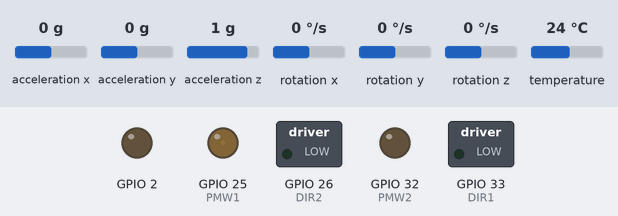
A sketch run on a simulated ESP32. Parts: switched loads named in the sketch (green lamp = pin HIGH), output pins drawn as LEDs (lit = HIGH). The test bench sets the inputs (shaded band); at power-on: rotation x 0 °/s, acceleration y 0 g, acceleration z 1 g, acceleration x 0 g, rotation y 0 °/s, rotation z 0 °/s, temperature 24 °C. What the sketch prints to the serial monitor is not drawn. At 19.8 s the program puts the board to deep sleep or switches it off; the recording ends there.

Above: at 11.4 s.
11.5 s: rotation x set to -54 °/s
At 12.6 s:
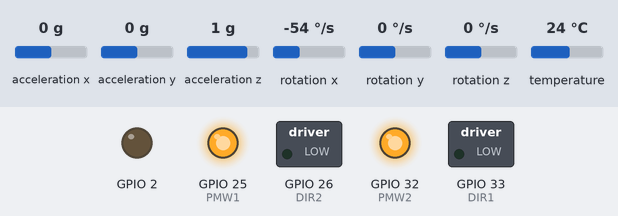
13.3 s: acceleration y set to 0.8 g
At 14.64 s:
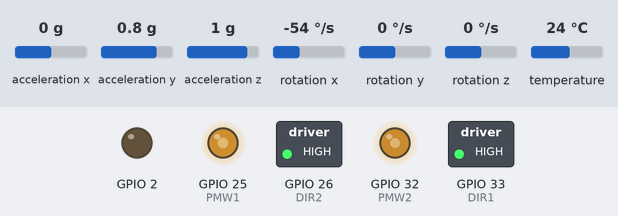
16.3 s: rotation x set to -100 °/s
At 16.79 s:
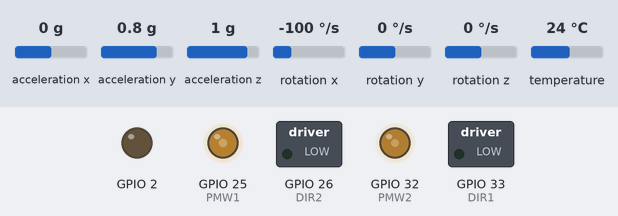
19.3 s: acceleration z set to -1.4 g
Timing chart, 0 to 19.8 s (numbered marks = the images above; inputs shaded):
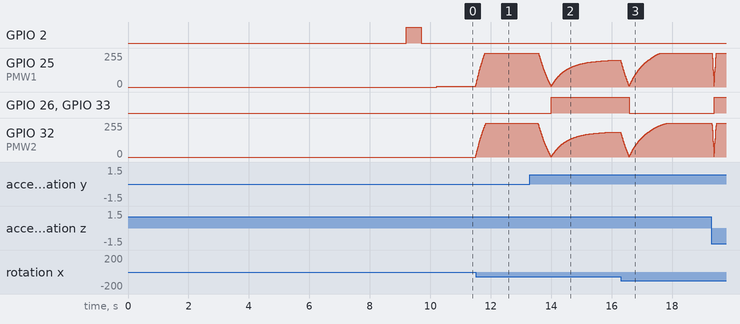

The sketch:

balance.ino
```cpp
#include <Wire.h>
#include <Adafruit_MPU6050.h>
#include <Adafruit_Sensor.h>
#include <ElegantOTA.h>
#include <WiFi.h>
#include <AsyncTCP.h>
#include <ESPAsyncWebServer.h>
#include <WebSerial.h>

//Please remember to change the Macros in this file
#include <secrets.h>
//Holy fuck turn the wifi off when setting to 250Hz i stg it burned my first esp32


//trying to not end it all

#define LOG_PRINTf(x)   \
    do {               \
        Serial.printf(x);    \
        WebSerial.printf(x); \
    } while (0)
#define LOG_PRINTLN(x) \
    do {               \
        Serial.println(x);    \
        WebSerial.println(x); \
    } while (0)
// ╔══════════════════════════════════════════════════════════╗
// ║                  Init Pins                               ║
// ╚══════════════════════════════════════════════════════════╝
#define SCL 22
#define SDA 21

// ╔══════════════════════════════════════════════════════════╗
// ║                  Motor Shit                              ║
// ╚══════════════════════════════════════════════════════════╝

#define FREQ 20000
#define PWMCHANNEL0 0
#define PWMCHANNEL1 1
#define RESOLUTION 8
#define DUTYCYCLE 220

#define DIR1 33
#define DIR2 26
#define PMW1 25
#define PMW2 32


Adafruit_MPU6050 mpu;
AsyncWebServer server(80);

unsigned long prevTime= 0;

void setup(void) {
// ╔══════════════════════════════════════════════════════════╗
// ║                  Init Pins                               ║
// ╚══════════════════════════════════════════════════════════╝
  pinMode(DIR1,OUTPUT);
  pinMode(DIR2,OUTPUT);
  pinMode(PMW1,OUTPUT);
  pinMode(PMW2,OUTPUT);
  pinMode(2,OUTPUT);

  // Set these to low, I totally fried my first board because the pins were floating HIGH at startup
  digitalWrite(DIR1,LOW);
  digitalWrite(DIR2,LOW);
  digitalWrite(PMW1,LOW);
  digitalWrite(PMW2,LOW);


  Serial.begin(115200);
  while (!Serial)
    delay(10); // will pause Zero, Leonardo, etc until serial console opens
  LOG_PRINTf("ESP32 Booting up\n");
  delay(5000); // This is needed during Programming phase, the serial connection will output tons of garbage without it

// ╔══════════════════════════════════════════════════════════╗
// ║                  OTA Maybe?                              ║
// ╚══════════════════════════════════════════════════════════╝
  //WiFi.mode(WIFI_STA);
  //WiFi.begin(SSID,WIFI_PASSWORD);
  //LOG_PRINTf("Testing WiFi\n");

  //while(WiFi.status() != WL_CONNECTED){
  //  delay(500);
   // LOG_PRINTf(".");
  //}

  Serial.printf("\nConnected to %s\n IP Address: %s\n", SSID,WiFi.localIP().toString().c_str());
  //WebSerial.printf("\nConnected to %s\n IP Address: %s\n", SSID,WiFi.localIP().toString().c_str());
  //server.on("/", HTTP_GET, [](AsyncWebServerRequest *request) {
  //  request->send(200, "text/plain", "Hi! I am ESP32.");
  //});

  //server.begin();
  LOG_PRINTLN("HTTP server started");

  //ElegantOTA.begin(&server);    // Start ElegantOTA
  //WebSerial.begin(&server);


// ╔══════════════════════════════════════════════════════════╗
// ║                  MPU Init                                ║
// ╚══════════════════════════════════════════════════════════╝
  if (!mpu.begin()) {
    Serial.println("Failed to find MPU6050 chip");
    while (1) {
      delay(10);
    }
  }
  Serial.println("MPU Found");
  mpu.setAccelerometerRange(MPU6050_RANGE_8_G);
  mpu.setGyroRange(MPU6050_RANGE_500_DEG);
  mpu.setFilterBandwidth(MPU6050_BAND_44_HZ);
  calibrateGyro();
  calibrateAccelAngle();

  ledcAttachChannel(PMW1,FREQ,RESOLUTION,PWMCHANNEL0);
  ledcAttachChannel(PMW2,FREQ,RESOLUTION,PWMCHANNEL1);
  digitalWrite(2, HIGH);
  delay(500);
  digitalWrite(2, LOW);
  delay(500);
  prevTime=micros();
}

float angle = 0.00f;
int elapsedTime;
float gyroCalibrated  = 0.0f;
float accelCalibrated = 0.0f;
float targetAngle     = 0.0f; // This needs to be played with to find where the bot actually balances
float error           = 0.0f;
float Kp              = 19.0f;
float Ki              = 0.0f;
float Kd              = 0.05f;
float motorBCorrection= 1.05f;
float motorBOffset    = 5.0f;

float output          = 0.0f;

void calibrateGyro(){
  sensors_event_t a,g,temp;

  int samples = 500;
  for(int i = 0; i < samples;i++){
    mpu.getEvent(&a,&g,&temp);
    gyroCalibrated+=g.gyro.x;
    delay(2);
  }

  gyroCalibrated=gyroCalibrated/samples;
}

void calibrateAccelAngle() {
    sensors_event_t a, g, temp;

    accelCalibrated = 0.0f;

    int samples = 500;

    for (int i = 0; i < samples; i++) {
        mpu.getEvent(&a, &g, &temp);

        float accelAngle =
            atan2(a.acceleration.y, a.acceleration.z) * 180.0f / PI;

        accelCalibrated += accelAngle;

        delay(2);
    }

    accelCalibrated /= samples;
}


void loop() {

  //ElegantOTA.loop();

  //Serial.print("\033[2J\033[H");
  // General Comp Filter, will organize code later


  unsigned long curTime=micros();

  if(curTime - prevTime >= 4000){ //250Hz
    sensors_event_t a, g, temp;

    mpu.getEvent(&a, &g, &temp);

    float dt = (curTime - prevTime)/1000000.0f;
    prevTime = curTime;


    float gyroRate= (g.gyro.x - gyroCalibrated) * 180.0f/PI;
    float accelAngle = (atan2(a.acceleration.y,a.acceleration.z) * (180.0f/PI)) - accelCalibrated;

    //Actual Filter

    angle = 0.98f * (angle+(gyroRate*dt)) +  0.02f * accelAngle;
    error=targetAngle-angle;

    // Emergency Stop
    if(angle > 50 || angle < -50){
      esp_deep_sleep_start();
    }

    output=(Kp*error)+(Kd*-(gyroRate));

    output = constrain(output, -255.0f, 255.0f);
    Serial.printf("Gyro angle over dt: %f\nAccelAngle Current: %f\nFiltered angle: %f\nError: %f\nOutput: %f \n\f", gyroRate, accelAngle, angle, error, output);


    if( output >=0 ){
      digitalWrite(DIR1,LOW);
      digitalWrite(DIR2,LOW);
    } else {
      digitalWrite(DIR1,HIGH);
      digitalWrite(DIR2,HIGH);
    }
    int dutyCyle=abs((int)output);
    ledcWrite(PMW1, constrain((dutyCyle*motorBCorrection),0,255.0f)+motorBOffset);
    ledcWrite(PMW2, dutyCyle);

  }


  /* LOGIC TABLE
   *
   *  PWM | DIR | OUTPUT
   *   0  |  0  |   X
   *   0  |  1  |   X
   *   1  |  0  |   B
   *   1  |  1  |   F
   *
   * */


  //First time programming esp32!! Not deleting this, its baller
//  digitalWrite(LED_BUILTIN,HIGH);
//  delay(250);
//  digitalWrite(LED_BUILTIN,LOW);
//  delay(250);
}
```

secretsEXAMPLE.h
```cpp
#pragma once

#define SSID "WIFI NAME HERE"
#define WIFI_PASSWORD "SERIOUSLY THIS IS JUST THE PASSWORD"
```

Measured:
- after the input at 11.5 s, GPIO 25 (PMW1): moves from 5/255 to 255/255 over 0.31 s, starting at once; GPIO 32 (PMW2): moves from 0/255 to 255/255 over 0.33 s, starting at once
- after the input at 13.3 s, GPIO 26 (DIR2), GPIO 33 (DIR1): LOW → HIGH after 0.70 s
- after the input at 16.3 s, GPIO 26 (DIR2), GPIO 33 (DIR1): HIGH → LOW after 0.28 s
